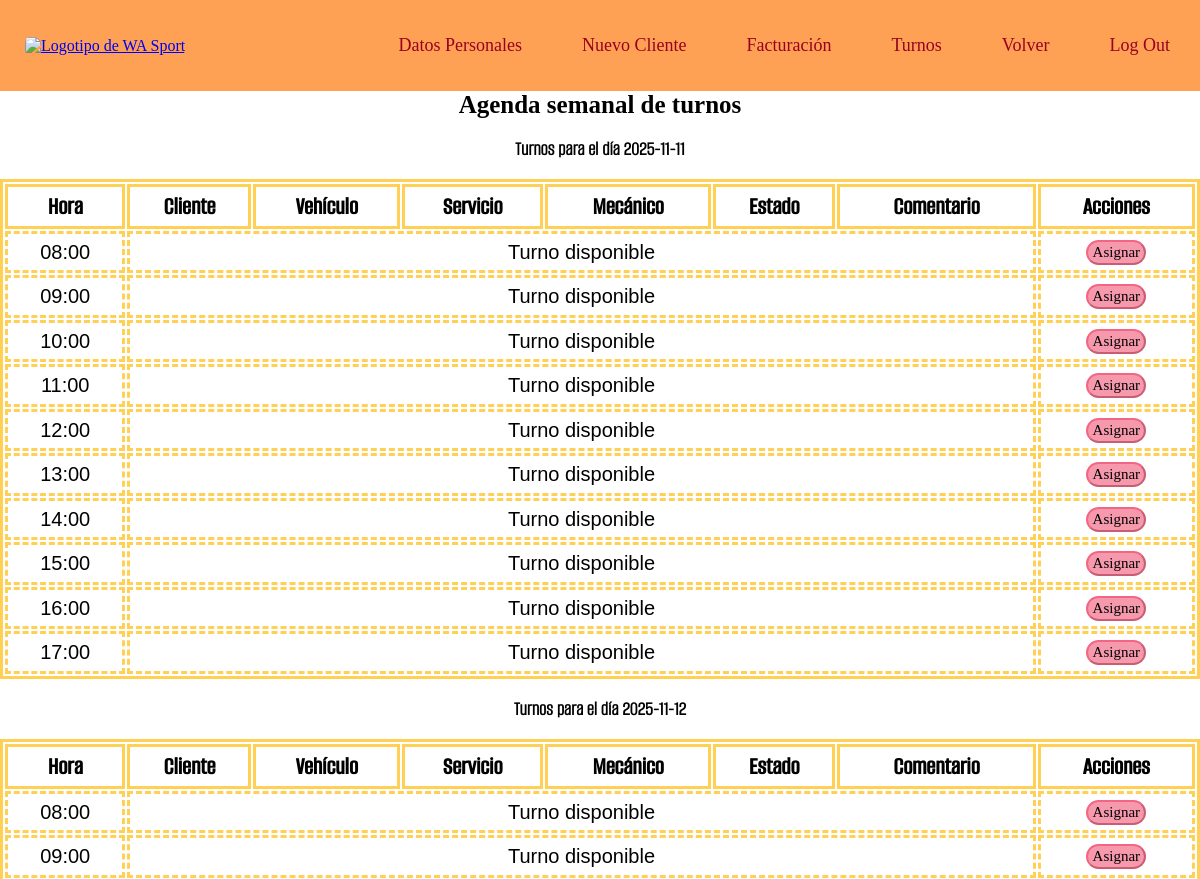
/turnos.php (signed in, upper part), run on an earlier commit of the app's database.
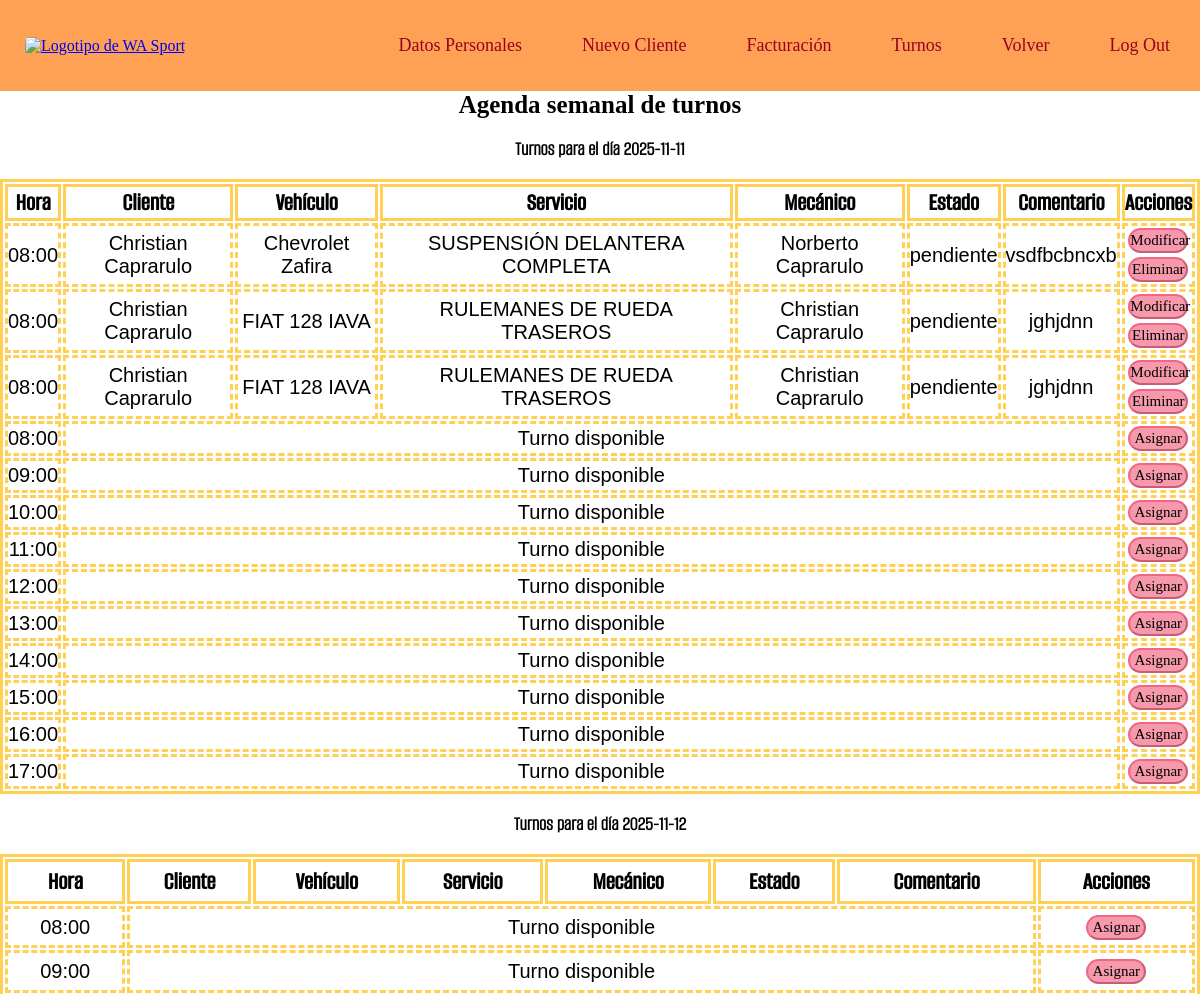
And on a later commit of the database.
### tables this page shows
CREATE TABLE `turnos` (
  `turno_id` int(11) NOT NULL,
  `turno_fecha` date NOT NULL,
  `turno_hora` time NOT NULL,
  `cliente_DNI` char(8) DEFAULT NULL,
  `vehiculo_patente` varchar(10) DEFAULT NULL,
  `mecanico_dni` char(8) DEFAULT NULL,
  `turno_estado` enum('pendiente','finalizado') DEFAULT 'pendiente',
  `turno_comentario` text DEFAULT NULL
);

CREATE TABLE `clientes` (
  `cliente_DNI` varchar(10) NOT NULL,
  `cliente_contrasena` varchar(255) NOT NULL,
  `cliente_nombre` varchar(50) NOT NULL,
  `cliente_direccion` varchar(50) DEFAULT NULL,
  `cliente_localidad` varchar(15) DEFAULT NULL,
  `cliente_telefono` varchar(15) DEFAULT NULL,
  `cliente_email` varchar(255) NOT NULL,
  `token_recuperacion` varchar(255) DEFAULT NULL
);

CREATE TABLE `vehiculos` (
  `vehiculo_patente` varchar(10) NOT NULL,
  `cliente_DNI` varchar(10) NOT NULL,
  `vehiculo_marca` varchar(10) NOT NULL,
  `vehiculo_modelo` varchar(10) NOT NULL,
  `vehiculo_anio` varchar(4) DEFAULT NULL,
  `vehiculo_color` varchar(10) DEFAULT NULL,
  `vehiculo_motor` varchar(10) DEFAULT NULL
);

CREATE TABLE `servicios` (
  `servicio_codigo` varchar(5) NOT NULL,
  `servicio_nombre` varchar(35) NOT NULL,
  `servicio_descripcion` varchar(100) NOT NULL,
  `servicio_costo` decimal(8,2) NOT NULL,
  `servicio_disponible` tinyint(1) NOT NULL DEFAULT 1
);

CREATE TABLE `empleados` (
  `empleado_DNI` varchar(10) NOT NULL,
  `empleado_contrasena` varchar(255) NOT NULL,
  `empleado_nombre` varchar(50) NOT NULL,
  `empleado_roll` varchar(255) NOT NULL,
  `empleado_email` text NOT NULL,
  `token_recuperacion` varchar(255) DEFAULT NULL,
  `empleado_direccion` varchar(50) DEFAULT NULL,
  `empleado_localidad` varchar(15) DEFAULT NULL,
  `empleado_telefono` varchar(15) DEFAULT NULL,
  `empleado_habilitado` tinyint(1) NOT NULL DEFAULT 1,
  `empleado_estado` enum('disponible','no_disponible','licencia','baja') NOT NULL DEFAULT 'disponible',
  `licencia_desde` date DEFAULT NULL,
  `licencia_hasta` date DEFAULT NULL
);

### turnos.php (the view, shortened to what this page needs)
<?php
include 'conexion_base.php';
try {
    $stmt = $conexion->prepare("
        SELECT t.turno_id, t.turno_fecha, t.turno_hora, t.turno_comentario, t.turno_estado,
               c.cliente_nombre,
               v.vehiculo_marca, v.vehiculo_modelo,
               e.empleado_nombre AS mecanico_nombre,
               s.servicio_nombre
        FROM turnos t
        LEFT JOIN vehiculos v ON t.vehiculo_patente = v.vehiculo_patente
        LEFT JOIN clientes c ON t.cliente_DNI = c.cliente_DNI
        LEFT JOIN empleados e ON t.mecanico_DNI = e.empleado_DNI
        LEFT JOIN orden_trabajo ot ON t.turno_id = ot.turno_id
        LEFT JOIN servicios s ON ot.servicio_codigo = s.servicio_codigo
        WHERE t.turno_fecha BETWEEN CURDATE() AND DATE_ADD(CURDATE(), INTERVAL 6 DAY)
        ORDER BY t.turno_fecha ASC, t.turno_hora ASC
    ");
    $stmt->execute();
    $turnos = $stmt->fetchAll(PDO::FETCH_ASSOC);
} catch (PDOException $e) {
    die("Error al obtener turnos: " . $e->getMessage());
}
$turnosPorDiaHora = [];
foreach ($turnos as $turno) {
    $fecha = $turno['turno_fecha'];
    $hora = date('H:i', strtotime($turno['turno_hora']));
    $turnosPorDiaHora[$fecha][$hora][] = $turno;
}
$horarios = ["08:00", "09:00", "10:00", "11:00", "12:00", "13:00", "14:00", "15:00", "16:00", "17:00"];
$dias = [];
for ($i = 0; $i < 7; $i++) {
    $fecha = date('Y-m-d', strtotime("+$i day"));
    if (date('N', strtotime($fecha)) < 6) {
        $dias[] = $fecha;
    }
}
?>
<!DOCTYPE html>
<html lang="es">
<head>
    <link rel="stylesheet" href="estilopagina.css">
</head>
<body>
<?php include("nav_rec.php"); ?>
    <h1 class="turnos_tit">Agenda semanal de turnos</h1>
<main>
    <?php foreach ($dias as $fecha): ?>
        <section class="turnos">
            <br>
            <h3>Turnos para el día <?= $fecha ?></h3>
            <br>
            <table>
                <tr>
                    <th>Hora</th>
                    <th>Cliente</th>
                    <th>Vehículo</th>
                    <th>Servicio</th>
                    <th>Mecánico</th>
                    <th>Estado</th>
                    <th>Comentario</th>
                    <th>Acciones</th>
                </tr>
                <?php foreach ($horarios as $hora): ?>
                    <?php
                    $hayTurnos = isset($turnosPorDiaHora[$fecha][$hora]);
                    $turnosEnHorario = $hayTurnos ? $turnosPorDiaHora[$fecha][$hora] : [];
                    $slotsDisponibles = 4 - count($turnosEnHorario);
                    ?>
                    <?php if ($hayTurnos): ?>
                        <?php foreach ($turnosEnHorario as $turno): ?>
                            <tr>
                                <td><?= $hora ?></td>
                                <td><?= htmlspecialchars($turno['cliente_nombre'] ?? '') ?></td>
                                <td><?= htmlspecialchars(($turno['vehiculo_marca'] ?? '') . ' ' . ($turno['vehiculo_modelo'] ?? '')) ?></td>
                                <td><?= htmlspecialchars($turno['servicio_nombre'] ?? '') ?></td>
                                <td><?= htmlspecialchars($turno['mecanico_nombre'] ?? '') ?></td>
                                <td><?= htmlspecialchars($turno['turno_estado']) ?></td>
                                <td><?= htmlspecialchars($turno['turno_comentario']) ?></td>
                                <td class="acciones">
                                    <form method="post" action="modificar_turno.php">
                                        <button type="submit">Modificar</button>
                                    </form>
                                    <form method="post" action="eliminar_turno.php" onsubmit="return confirm('¿Deseás eliminar este turno?');">
                                        <button type="submit">Eliminar</button>
                                    </form>
                                </td>
                            </tr>
                        <?php endforeach; ?>
                    <?php endif; ?>
                    <?php if ($slotsDisponibles > 0): ?>
                        <tr>
                            <td><?= $hora ?></td>
                            <td colspan="6">Turno disponible</td>
                            <td class="acciones">
                                <form method="post" action="asignar_turno.php">
                                    <button type="submit">Asignar</button>
                                </form>
                            </td>
                        </tr>
                    <?php endif; ?>
                <?php endforeach; ?>
            </table>
        </section>
    <?php endforeach; ?>
</main>
</body>
</html>

What changed in the data, as far as the page shows it:
added turnos: hora "08:00", clientes.cliente_nombre "Christian Caprarulo", vehiculo_patente.vehiculo_modelo "Chevrolet Zafira", servicios.servicio_nombre "SUSPENSIÓN DELANTERA COMPLETA", mecanico_dni.empleado_nombre "Norberto Caprarulo", turno_estado "pendiente", turno_comentario "vsdfbcbncxb"
now on this page (row edited): turnos: hora "08:00", clientes.cliente_nombre "Christian Caprarulo", vehiculo_patente.vehiculo_modelo "FIAT 128 IAVA", servicios.servicio_nombre "RULEMANES DE RUEDA TRASEROS", mecanico_dni.empleado_nombre "Christian Caprarulo", turno_estado "pendiente", turno_comentario "jghjdnn"
added turnos: hora "08:00", clientes.cliente_nombre "Christian Caprarulo", vehiculo_patente.vehiculo_modelo "FIAT 128 IAVA", servicios.servicio_nombre "RULEMANES DE RUEDA TRASEROS", mecanico_dni.empleado_nombre "Christian Caprarulo", turno_estado "pendiente", turno_comentario "jghjdnn"
